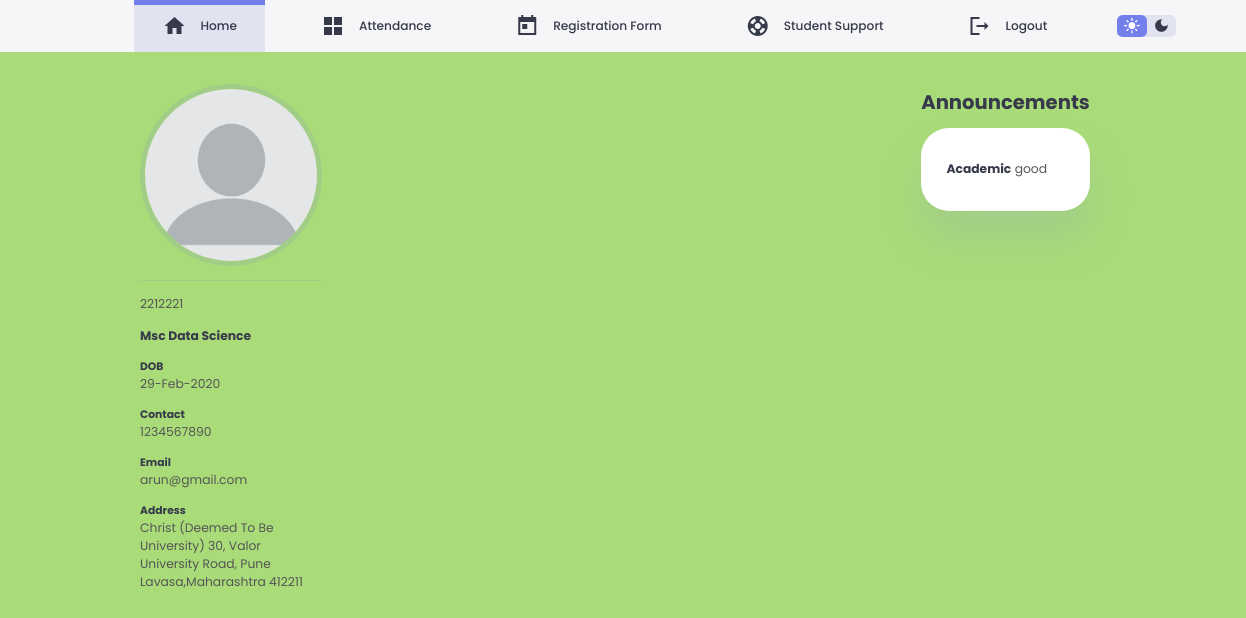
Page /studentindex/ on the earlier database version.
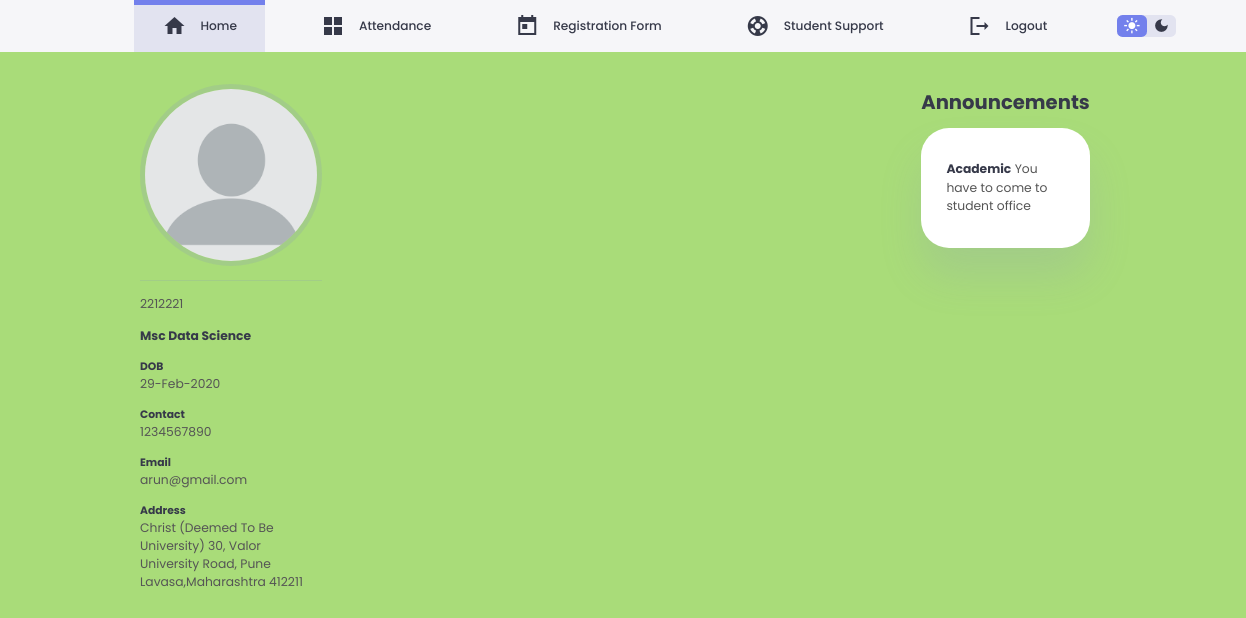
Same page on the later database version.
### staff/models.py (models this page shows)
class review(models.Model):
    regno = models.CharField(max_length=255)
    name = models.CharField(max_length=100)
    department = models.CharField(max_length=100)
    event = models.CharField(max_length=100)
    message = models.TextField(blank=False,max_length=250)

### student/views.py (the view)
# urls.py: path('studentindex/',studentindex, name="studentindex"),
def studentindex(request):
    std = review.objects.last()
    return render(request,'studenthtml/studentindex.html',{'std':std})

### templates/studenthtml/studentindex.html (shortened to what this page needs)
{% extends 'basestudent.html' %}
{% block content %}
{% load static %}
<div class="container">
    <aside>
        <div class="profile">
            <div class="top">
                <div class="profile-photo">
                    <img src="{% static 'student/studentimg/ogprofilepic.png' %}" alt="">
                </div>
            </div>
            <div class="about">
                <p>2212221</p>
                <p><b>Msc Data Science</b></p>
                <h5>DOB</h5>
                <p>29-Feb-2020</p>
                <h5>Contact</h5>
                <p>1234567890</p>
                <h5>Email</h5>
                <p>arun@gmail.com</p>
                <h5>Address</h5>
                <p>Christ (Deemed To Be University) 30, Valor
                    University Road, Pune
                    Lavasa,Maharashtra 412211
                </p>
            </div>
        </div>
    </aside>
    <div class="right">
        <div class="announcements">
            <h2>Announcements</h2>
            <div class="updates">
                <div class="message">
                   <p> <b>Academic</b>  {{ std.message }}</p>
                </div>
                </div>
            </div>
        </div>
    </div>
{% endblock content %}

Differences in the rows shown:
removed review: message "good"
added review: message "You have to come to student office"
